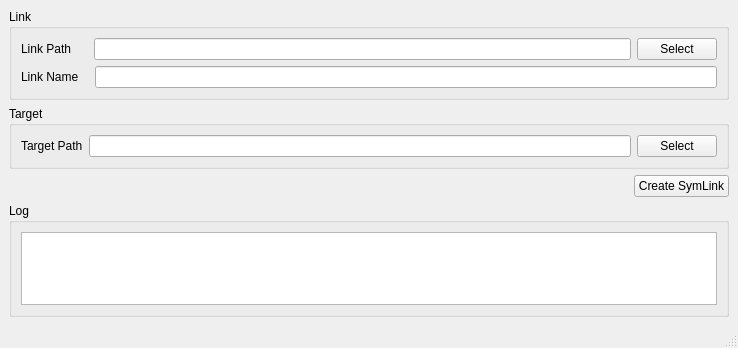
<?xml version="1.0" encoding="UTF-8"?>
<ui version="4.0">
 <class>MainWindow</class>
 <widget class="QMainWindow" name="MainWindow">
  <property name="geometry">
   <rect>
    <x>0</x>
    <y>0</y>
    <width>738</width>
    <height>348</height>
   </rect>
  </property>
  <property name="windowTitle">
   <string>SymLink Creator</string>
  </property>
  <widget class="QWidget" name="centralwidget">
   <layout class="QVBoxLayout" name="verticalLayout">
    <item>
     <widget class="QGroupBox" name="groupBox">
      <property name="title">
       <string>Link</string>
      </property>
      <layout class="QVBoxLayout" name="verticalLayout_2">
       <item>
        <layout class="QHBoxLayout" name="horizontalLayout">
         <item>
          <widget class="QLabel" name="label">
           <property name="text">
            <string>Link Path     </string>
           </property>
          </widget>
         </item>
         <item>
          <widget class="QLineEdit" name="lineEditLinkPath"/>
         </item>
         <item>
          <widget class="QPushButton" name="pushButtonLinkPath">
           <property name="text">
            <string>Select</string>
           </property>
          </widget>
         </item>
        </layout>
       </item>
       <item>
        <layout class="QHBoxLayout" name="horizontalLayout_2">
         <item>
          <widget class="QLabel" name="label_2">
           <property name="text">
            <string>Link Name   </string>
           </property>
          </widget>
         </item>
         <item>
          <widget class="QLineEdit" name="lineEditLinkName"/>
         </item>
        </layout>
       </item>
      </layout>
     </widget>
    </item>
    <item>
     <widget class="QGroupBox" name="groupBox_2">
      <property name="title">
       <string>Target</string>
      </property>
      <layout class="QHBoxLayout" name="horizontalLayout_3">
       <item>
        <widget class="QLabel" name="label_3">
         <property name="text">
          <string>Target Path</string>
         </property>
        </widget>
       </item>
       <item>
        <widget class="QLineEdit" name="lineEditTargetPath"/>
       </item>
       <item>
        <widget class="QPushButton" name="pushButtonTargetPath">
         <property name="text">
          <string>Select</string>
         </property>
        </widget>
       </item>
      </layout>
     </widget>
    </item>
    <item>
     <layout class="QHBoxLayout" name="horizontalLayout_5">
      <item>
       <spacer name="horizontalSpacer">
        <property name="orientation">
         <enum>Qt::Horizontal</enum>
        </property>
        <property name="sizeHint" stdset="0">
         <size>
          <width>40</width>
          <height>20</height>
         </size>
        </property>
       </spacer>
      </item>
      <item>
       <widget class="QPushButton" name="pushButtonCreateSymlink">
        <property name="text">
         <string>Create SymLink</string>
        </property>
       </widget>
      </item>
     </layout>
    </item>
    <item>
     <widget class="QGroupBox" name="groupBox_3">
      <property name="title">
       <string>Log</string>
      </property>
      <layout class="QVBoxLayout" name="verticalLayout_3">
       <item>
        <widget class="QPlainTextEdit" name="plainTextEditLog">
         <property name="enabled">
          <bool>true</bool>
         </property>
         <property name="readOnly">
          <bool>true</bool>
         </property>
        </widget>
       </item>
      </layout>
     </widget>
    </item>
   </layout>
  </widget>
  <widget class="QMenuBar" name="menubar">
   <property name="geometry">
    <rect>
     <x>0</x>
     <y>0</y>
     <width>738</width>
     <height>21</height>
    </rect>
   </property>
  </widget>
  <widget class="QStatusBar" name="statusbar"/>
 </widget>
 <resources/>
 <connections/>
</ui>
